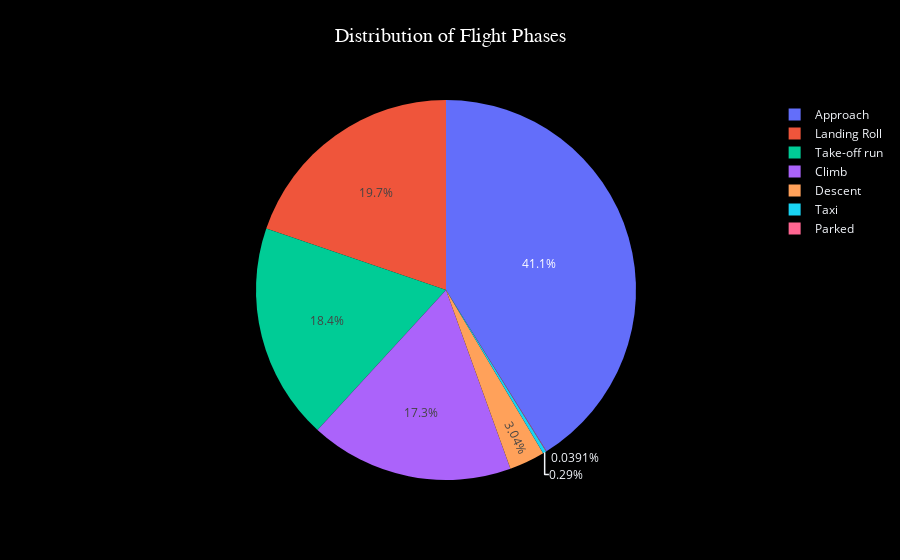

Notebook code cell kept with this figure:
### Code cell
fig = px.pie(phase, names='When: Phase of flight', values='count', title='Distribution of Flight Phases')
fig.update_layout(
    paper_bgcolor='black',
    title_font=dict(size=20, family='Arial',color='white'),
    title_x=0.5,
    title_y=0.95,
    template='plotly_dark',
   
)
fig.update_traces(marker_line_color='white')

iplot(fig)

### Figure 1 — Plotly figure (JSON) as saved in the notebook; plotly's stock layout.template omitted (floating-point values rounded to 4 significant figures)
{"data": [{"domain": {"x": [0, 1], "y": [0, 1]}, "hovertemplate": "When: Phase of flight=%{label}<br>count=%{value}<extra></extra>", "labels": ["Approach", "Landing Roll", "Take-off run", "Climb", "Descent", "Taxi", "Parked"], "legendgroup": "", "marker": {"line": {"color": "white"}}, "name": "", "showlegend": true, "type": "pie", "values": [10511, 5047, 4711, 4429, 776, 74, 10]}], "layout": {"legend": {"tracegroupgap": 0}, "paper_bgcolor": "black", "title": {"font": {"color": "white", "family": "Arial", "size": 20}, "text": "Distribution of Flight Phases", "x": 0.5, "y": 0.95}}}
